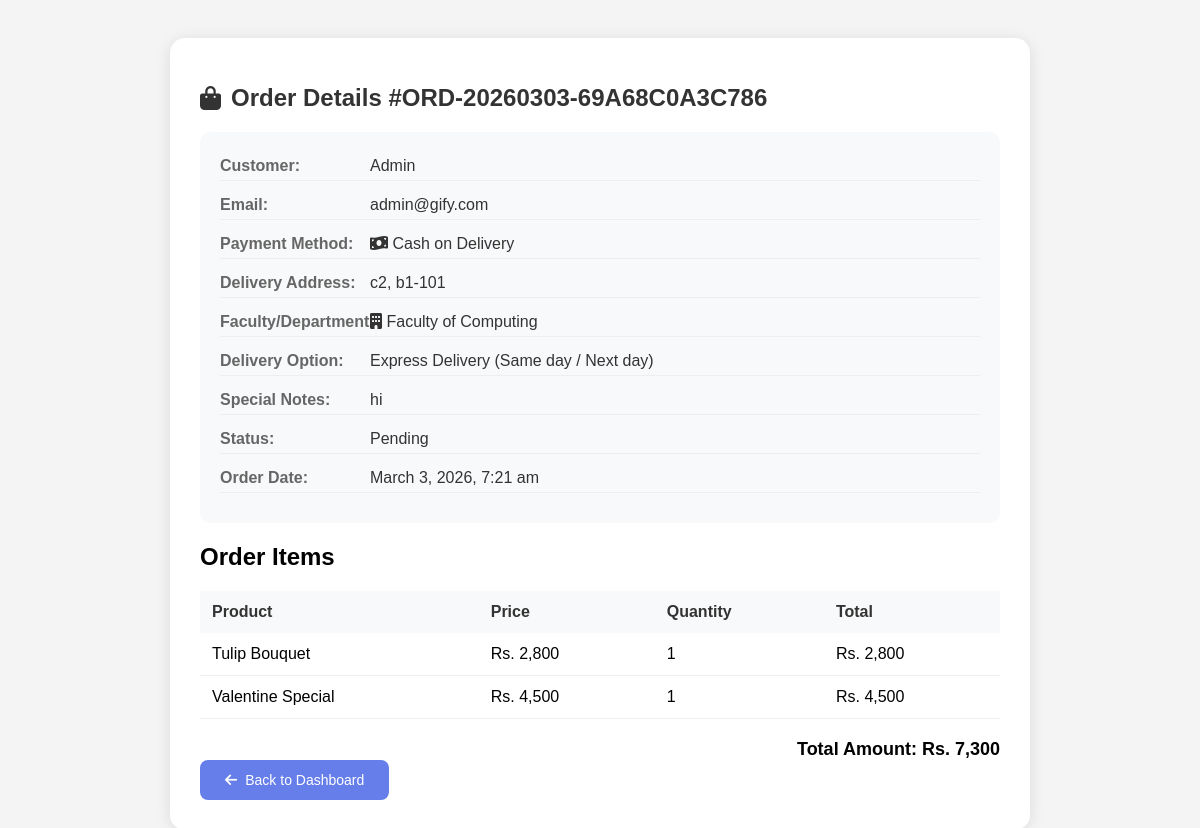
Before: /admin/view_order.php?id=1 (signed in) with the older database file.
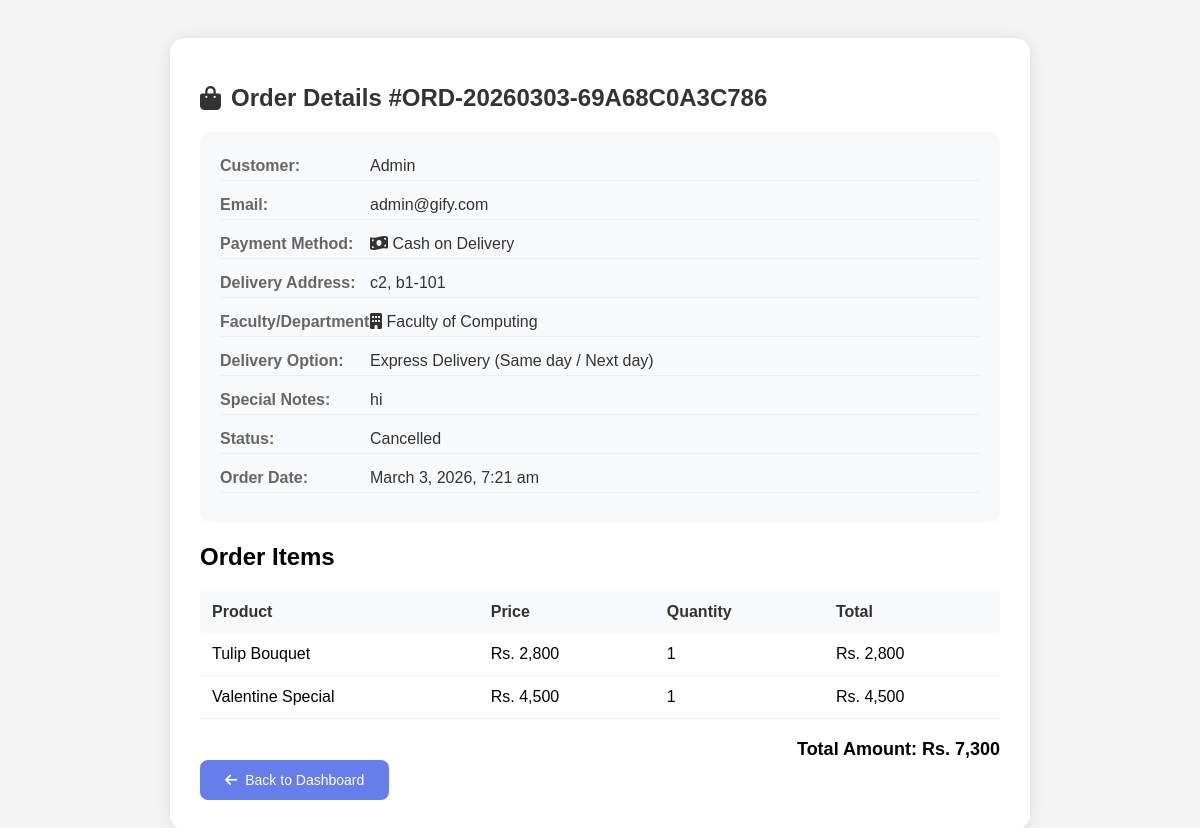
After: the same page with the newer database file.
### tables this page shows
CREATE TABLE `orders` (
  `id` int(11) NOT NULL,
  `user_id` int(11) NOT NULL,
  `order_number` varchar(50) NOT NULL,
  `total_amount` decimal(10,2) NOT NULL,
  `payment_method` enum('card','cash') NOT NULL,
  `delivery_address` text NOT NULL,
  `status` enum('pending','processing','completed','cancelled') DEFAULT 'pending',
  `created_at` timestamp NOT NULL DEFAULT current_timestamp(),
  `faculty` varchar(100) NOT NULL DEFAULT 'Not Specified',
  `delivery_option` varchar(50) NOT NULL DEFAULT 'standard',
  `special_notes` text DEFAULT NULL
);

CREATE TABLE `users` (
  `id` int(11) NOT NULL,
  `full_name` varchar(100) NOT NULL,
  `email` varchar(100) NOT NULL,
  `password` varchar(255) NOT NULL,
  `created_at` timestamp NOT NULL DEFAULT current_timestamp(),
  `is_admin` tinyint(4) DEFAULT 0
);

### admin/view_order.php (the view, shortened to what this page needs)
<?php
require_once '../config/database.php';
$order_id = $_GET['id'] ?? 0;
$stmt = $pdo->prepare("
    SELECT o.*, u.full_name, u.email
    FROM orders o
    JOIN users u ON o.user_id = u.id
    WHERE o.id = ?
");
$stmt->execute([$order_id]);
$order = $stmt->fetch();
$stmt = $pdo->prepare("SELECT * FROM order_items WHERE order_id = ?");
$stmt->execute([$order_id]);
$items = $stmt->fetchAll();
?>
<!DOCTYPE html>
<html>
<head>
    <link rel="stylesheet" href="https://cdnjs.cloudflare.com/ajax/libs/font-awesome/6.0.0/css/all.min.css">
</head>
<body>
    <div class="container">
        <h1><i class="fas fa-shopping-bag"></i> Order Details #<?php echo $order['order_number']; ?></h1>
        <div class="order-info">
            <div class="info-row">
                <span class="info-label">Customer:</span>
                <span class="info-value"><?php echo htmlspecialchars($order['full_name']); ?></span>
            </div>
            <div class="info-row">
                <span class="info-label">Email:</span>
                <span class="info-value"><?php echo htmlspecialchars($order['email']); ?></span>
            </div>
            <div class="info-row">
                <span class="info-label">Payment Method:</span>
                <span class="info-value">
                    <?php if($order['payment_method'] == 'card'): ?>
                        <i class="fas fa-credit-card"></i> Credit Card
                    <?php else: ?>
                        <i class="fas fa-money-bill-wave"></i> Cash on Delivery
                    <?php endif; ?>
                </span>
            </div>
            <div class="info-row">
                <span class="info-label">Delivery Address:</span>
                <span class="info-value"><?php echo htmlspecialchars($order['delivery_address']); ?></span>
            </div>
            <div class="info-row">
                <span class="info-label">Faculty/Department:</span>
                <span class="info-value"><i class="fas fa-building"></i> <?php echo htmlspecialchars($order['faculty']); ?></span>
            </div>
            <div class="info-row">
                <span class="info-label">Delivery Option:</span>
                <span class="info-value">
                    <?php
                        $deliveryOptions = [
                            'standard' => 'Standard Delivery (2-3 working days)',
                            'express' => 'Express Delivery (Same day / Next day)',
                            'scheduled' => 'Scheduled Delivery (Choose your date & time)'
                        ];
                        echo isset($deliveryOptions[$order['delivery_option']]) ? $deliveryOptions[$order['delivery_option']] : htmlspecialchars($order['delivery_option']);
                    ?>
                </span>
            </div>
            <?php if(!empty($order['special_notes'])): ?>
            <div class="info-row">
                <span class="info-label">Special Notes:</span>
                <span class="info-value"><?php echo htmlspecialchars($order['special_notes']); ?></span>
            </div>
            <?php endif; ?>
            <div class="info-row">
                <span class="info-label">Status:</span>
                <span class="info-value"><?php echo ucfirst($order['status']); ?></span>
            </div>
            <div class="info-row">
                <span class="info-label">Order Date:</span>
                <span class="info-value"><?php echo date('F j, Y, g:i a', strtotime($order['created_at'])); ?></span>
            </div>
        </div>
        <h2>Order Items</h2>
        <table>
            <thead>
                <tr>
                    <th>Product</th>
                    <th>Price</th>
                    <th>Quantity</th>
                    <th>Total</th>
                </tr>
            </thead>
            <tbody>
                <?php foreach($items as $item): ?>
                <tr>
                    <td><?php echo htmlspecialchars($item['product_name']); ?></td>
                    <td>Rs. <?php echo number_format($item['price']); ?></td>
                    <td><?php echo $item['quantity']; ?></td>
                    <td>Rs. <?php echo number_format($item['price'] * $item['quantity']); ?></td>
                </tr>
                <?php endforeach; ?>
            </tbody>
        </table>
        <div class="total">
            Total Amount: Rs. <?php echo number_format($order['total_amount']); ?>
        </div>
        <a href="index.php" class="back-btn">
            <i class="fas fa-arrow-left"></i> Back to Dashboard
        </a>
    </div>
</body>
</html>

Changed rows visible on the page:
changed orders "ORD-20260303-69A68C0A3C786": status "Pending" → "Cancelled"
